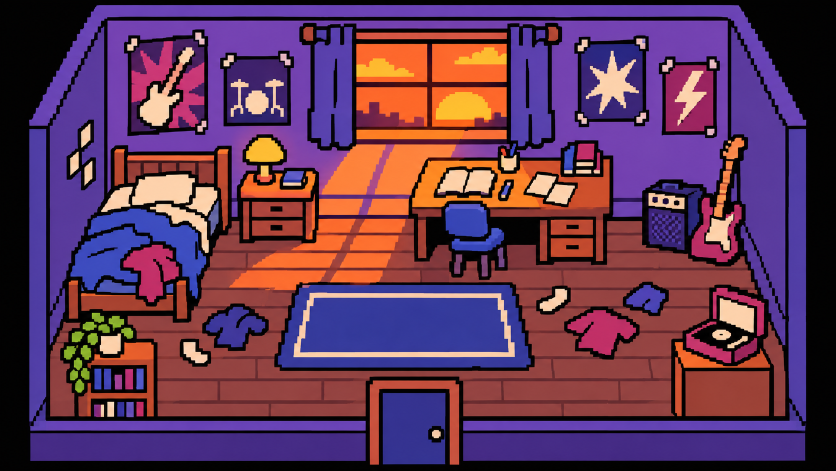
#> input picture pixel-art/cenarios/fonte/quarto_chaz_chatgpt.png, 1672 x 941 px (shown at 1/2 size)
$ python fundos_cinema.py
#> lines starting #> are read from the running program, lines starting #| are printed output that depends on the picture
#> in main, src is the input picture: PIL image 1672x941 RGB; mean R, G, B 98.3, 55.5, 87.4
"""Fundos das cutscenes ("cinema"), feitos a partir do cenário do quarto que o diretor gerou.

Não redesenha o cenário: é a própria imagem com desfoque de lente (como os fundos desfocados dos vídeos do Bruce),
cor quente de fim de tarde e vinheta. O céu visto pela janela usa as cores tiradas do vidro da própria imagem.

Uso: python3 -P tools/fundos_cinema.py   (da raiz do projeto)
Saída: game/public/assets/cinema/*.jpg (2560x1080: cobre de 16:9 a 21:9 sem esticar)
"""
import os

import numpy as np
from PIL import Image, ImageDraw, ImageFilter

RAIZ = os.path.dirname(os.path.dirname(os.path.abspath(__file__)))
SAIDA = os.path.join(RAIZ, "game", "public", "assets", "cinema")
W, H = 2560, 1080


def grade_quente(im, quente=(1.06, 0.97, 0.88), luz=1.0):
#> called with quente = (1.06, 0.97, 0.88), luz = 1
    a = np.asarray(im.convert("RGB")).astype(np.float32) * np.array(quente) * luz
    return Image.fromarray(np.clip(a, 0, 255).astype(np.uint8))


def vinheta(im, forca=0.5):
#> called with forca = 0.55
    yy, xx = np.mgrid[0:H, 0:W].astype(np.float32)
    d = np.sqrt(((xx - W / 2) / (W / 2)) ** 2 + ((yy - H / 2) / (H / 2)) ** 2) / np.sqrt(2)
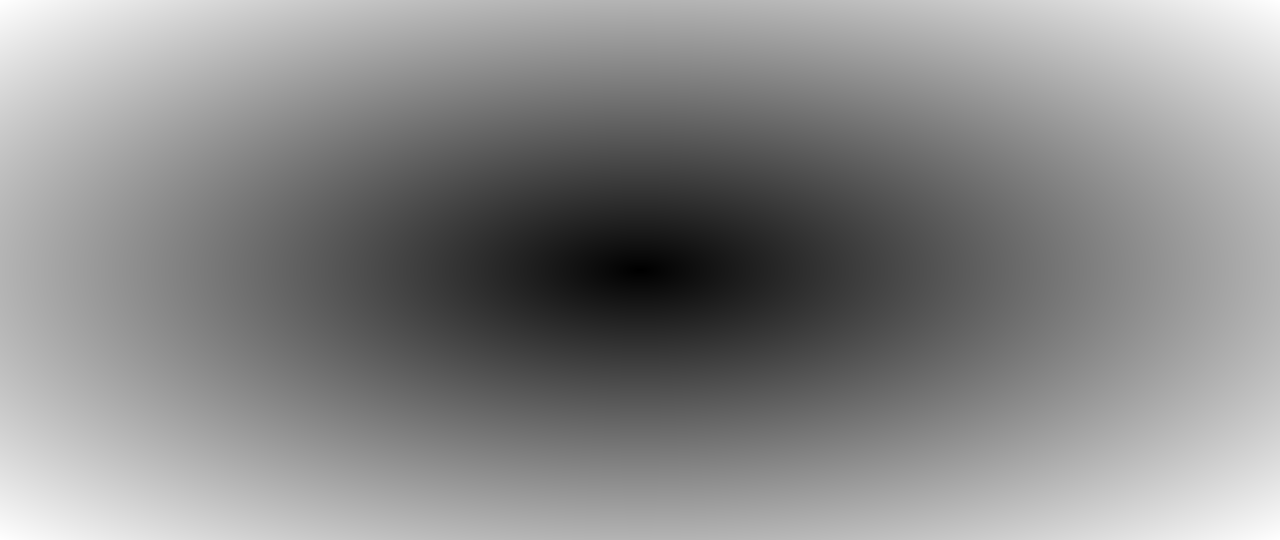
#> d: shape (1080, 2560) float32 (shown at 1/2 size); min 0, max 1, mean 0.541
    m = 1 - forca * np.clip((d - 0.35) / 0.65, 0, 1) ** 1.6
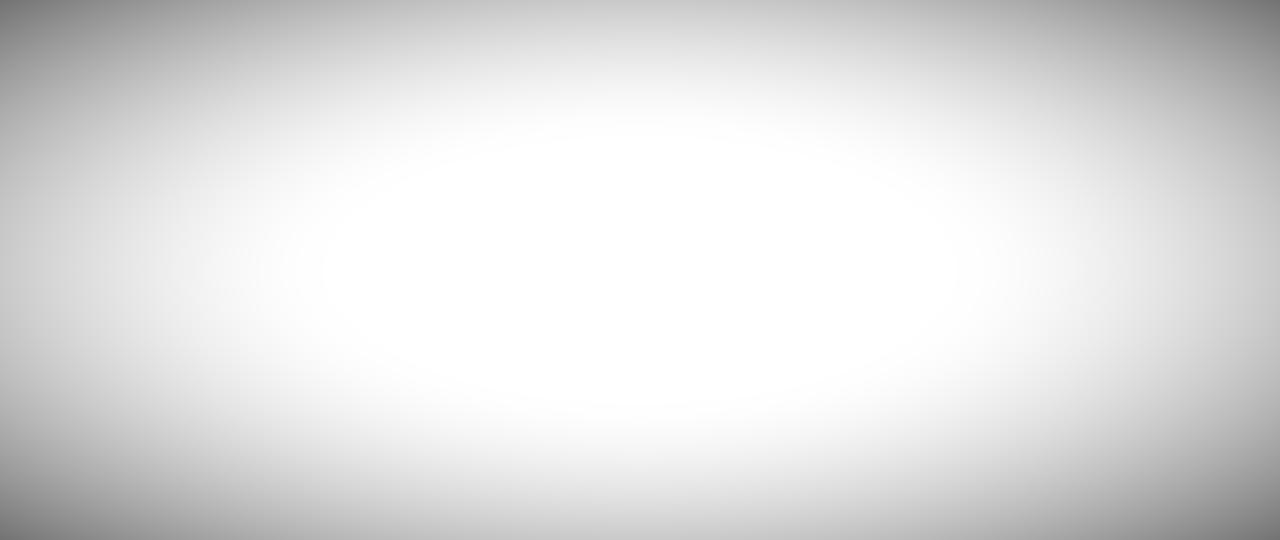
#> m: shape (1080, 2560) float32 (shown at 1/2 size); min 0.45, max 1, mean 0.879
    a = np.asarray(im).astype(np.float32) * m[..., None]
    return Image.fromarray(np.clip(a, 0, 255).astype(np.uint8))


def quarto(src):
    # interior (chão, tapete, móveis, luz da janela): o que se vê atrás do Chaz quando a câmera está na janela
    crop = src.crop((260, 230, 1420, 730))  # ~2.3:1
    im = crop.resize((W, H), Image.LANCZOS).filter(ImageFilter.GaussianBlur(24))
    return vinheta(grade_quente(im), 0.55)


def ceu(src):
    # céu de fim de tarde com as cores do vidro da janela + sol + morros longe (desfocados)
    a = np.asarray(src.convert("RGB")).astype(np.float32)
#> a: shape (941, 1672, 3) float32
    vidro = a[70:250, 725:995]
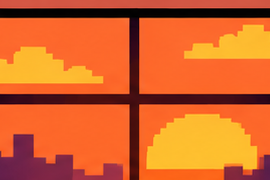
#> vidro: shape (180, 270, 3) float32; mean R, G, B 212.4, 101, 41.9
    topo = np.median(vidro[:30].reshape(-1, 3), 0)
#> topo = [211, 86, 44]
    meio = np.median(vidro[70:110].reshape(-1, 3), 0)
#> meio = [252, 103, 41]
    sol = np.percentile(vidro.reshape(-1, 3), 99, axis=0)
#> sol = [255, 192, 74]
    yy = np.linspace(0, 1, H)[:, None]
    grad = topo * (1 - yy) ** 1.4 + meio * (1 - (1 - yy) ** 1.4)
#> grad = 1080 rows, first 8: [211, 86, 44], [211.1, 86.02, 44], [211.1, 86.04, 43.99], [211.2, 86.07, 43.99], [211.2, 86.09, 43.98], [211.3, 86.11, 43.98], [211.3, 86.13, 43.98], [211.4, 86.15, 43.97]
    img = np.repeat(grad[:, None, :], W, axis=1).reshape(H, W, 3)
    # brilho do sol baixo, à direita
    yy2, xx2 = np.mgrid[0:H, 0:W].astype(np.float32)
    d = np.sqrt((xx2 - W * 0.68) ** 2 + (yy2 - H * 0.66) ** 2)
    halo = np.clip(1 - d / 700, 0, 1) ** 2
    img = img * (1 - halo[..., None] * 0.7) + sol * halo[..., None] * 0.7
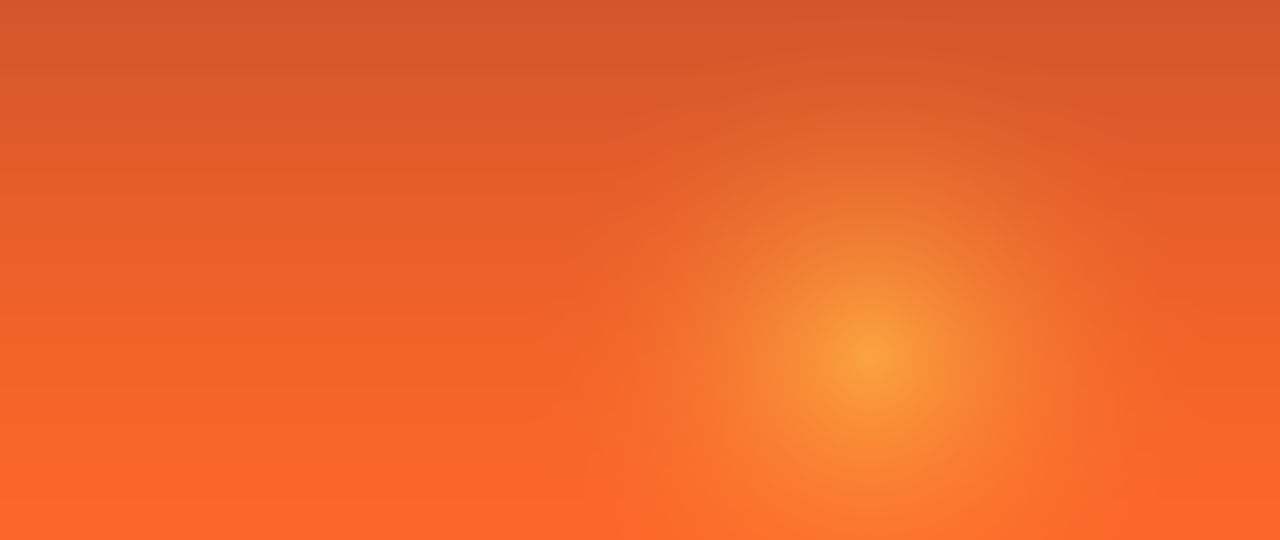
#> img: shape (1080, 2560, 3) float64 (shown at 1/2 size); mean of channels 0, 1, 2 235.8, 101.7, 44.2; drawn as R, G, B
    im = Image.fromarray(np.clip(img, 0, 255).astype(np.uint8))
    dr = ImageDraw.Draw(im)
    dr.ellipse((W * 0.68 - 150, H * 0.66 - 150, W * 0.68 + 150, H * 0.66 + 150), fill=tuple(int(v) for v in sol))
    # morros e trigo longe (silhueta roxa, igual à da janela)
    base = tuple(int(v) for v in np.median(a[230:262, 730:990].reshape(-1, 3), 0) * 0.85)
#> base = (132, 40, 35)
    pts = [(0, H)] + [(x, H * 0.78 + 40 * np.sin(x / 260) + 25 * np.sin(x / 97)) for x in range(0, W + 40, 40)] + [(W, H)]
    dr.polygon(pts, fill=base)
    im = im.filter(ImageFilter.GaussianBlur(18))
    return vinheta(im, 0.4)


def pintar(formas, ceu=None):
    """Fundo provisório pintado por formas simples e muito desfocado (fica como lente fora de foco)."""
    im = Image.new("RGB", (W, H), ceu[0] if ceu else (40, 30, 40))
    dr = ImageDraw.Draw(im)
    if ceu:
        for i, c in enumerate(ceu):
            dr.rectangle((0, H * i / len(ceu), W, H * (i + 1) / len(ceu) + 2), fill=c)
    for tipo, cor, pts in formas:
        if tipo == "ret":
            dr.rectangle(pts, fill=cor)
        elif tipo == "poli":
            dr.polygon(pts, fill=cor)
        elif tipo == "elipse":
            dr.ellipse(pts, fill=cor)
    return im


def rua():
    # rua de cidadezinha no fim de tarde de outono: casas de madeira, árvores laranja, céu quente
    ceu = [(250, 196, 120), (246, 170, 98), (238, 140, 84), (226, 116, 76)]
    f = []
    rng = np.random.default_rng(7)
    for x0, w, h, cor, tel in [(80, 520, 420, (236, 226, 212), (120, 70, 60)), (700, 460, 360, (196, 120, 90), (90, 50, 50)),
                               (1280, 560, 460, (230, 222, 205), (110, 62, 58)), (1960, 480, 380, (170, 120, 150), (80, 50, 70))]:
        base = H * 0.74
        f.append(("ret", cor, (x0, base - h, x0 + w, base)))
        f.append(("poli", tel, [(x0 - 30, base - h), (x0 + w / 2, base - h - 150), (x0 + w + 30, base - h)]))
        for j in range(2):
            f.append(("ret", (255, 214, 140), (x0 + 70 + j * (w - 220), base - h + 90, x0 + 150 + j * (w - 220), base - h + 190)))
    for x in rng.uniform(0, W, 9):  # árvores de outono
        r = rng.uniform(150, 230)
        f.append(("ret", (70, 40, 30), (x - 14, H * 0.5, x + 14, H * 0.8)))
        f.append(("elipse", tuple(int(v) for v in rng.choice([(232, 120, 40), (214, 90, 34), (245, 160, 60)])), (x - r, H * 0.5 - r * 1.1, x + r, H * 0.5 + r * 0.4)))
    f.append(("ret", (150, 110, 80), (0, H * 0.74, W, H)))  # rua de terra
    f.append(("ret", (180, 140, 100), (0, H * 0.74, W, H * 0.8)))  # calçada
    for x in rng.uniform(0, W, 60):  # folhas no chão
        y = rng.uniform(H * 0.8, H)
        f.append(("elipse", (226, 110, 40), (x, y, x + 26, y + 14)))
    im = pintar(f, ceu).filter(ImageFilter.GaussianBlur(26))
    return vinheta(grade_quente(im), 0.5)
#> call 2 of grade_quente, with quente = (1.06, 0.97, 0.88), luz = 1
#> in grade_quente (call 2), `return Image.fromarray(np.clip(a, 0, 255).astype(np.uint8))`:
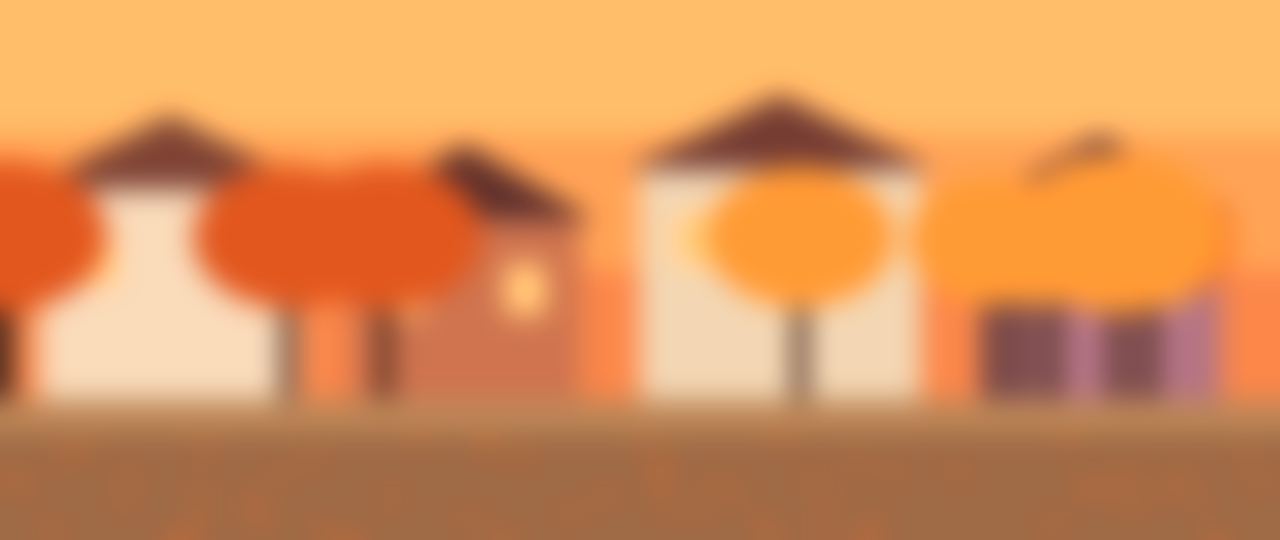
#> returned value: PIL image 2560x1080 RGB (shown at 1/2 size); mean R, G, B 217.5, 146.3, 88.9


def varanda():
    # varanda de madeira na luz baixa: tábuas, balanço, porta de tela escura, trigo lá fora
    ceu = [(238, 150, 88), (226, 120, 76)]
    f = [("ret", (120, 78, 52), (0, 0, W, H * 0.62)),  # parede de madeira da casa
         ("ret", (28, 18, 22), (W * 0.06, H * 0.12, W * 0.24, H * 0.62)),  # porta de tela (escuro lá dentro)
         ("ret", (212, 160, 96), (W * 0.62, H * 0.16, W * 0.98, H * 0.5)),  # janela pro trigal
         ("ret", (226, 186, 110), (W * 0.62, H * 0.38, W * 0.98, H * 0.5)),
         ("ret", (96, 60, 40), (0, H * 0.62, W, H)),  # tábuas
         ("ret", (70, 44, 30), (W * 0.32, H * 0.36, W * 0.58, H * 0.4)),  # balanço
         ("ret", (70, 44, 30), (W * 0.33, H * 0.0, W * 0.335, H * 0.38)), ("ret", (70, 44, 30), (W * 0.565, H * 0.0, W * 0.57, H * 0.38))]
    for i in range(9):
        f.append(("ret", (84, 52, 36), (0, H * 0.62 + i * 50, W, H * 0.62 + i * 50 + 6)))
    im = pintar(f, ceu).filter(ImageFilter.GaussianBlur(24))
#> in pintar (call 2), `im = Image.new("RGB", (W, H), ceu[0] if ceu else (40, 30, 40))`:
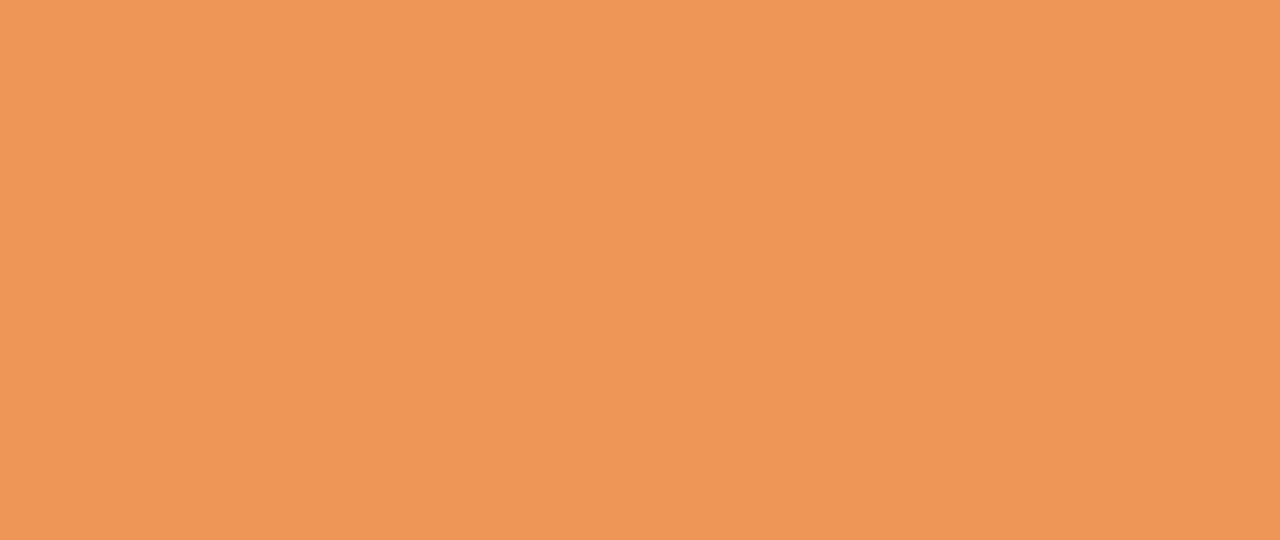
#> im: PIL image 2560x1080 RGB (shown at 1/2 size); mean R, G, B 238, 150, 88
    return vinheta(grade_quente(im, (1.05, 0.96, 0.86)), 0.6)
#> call 4 of vinheta, with forca = 0.6
#> in vinheta (call 4), `a = np.asarray(im).astype(np.float32) * m[..., None]`:
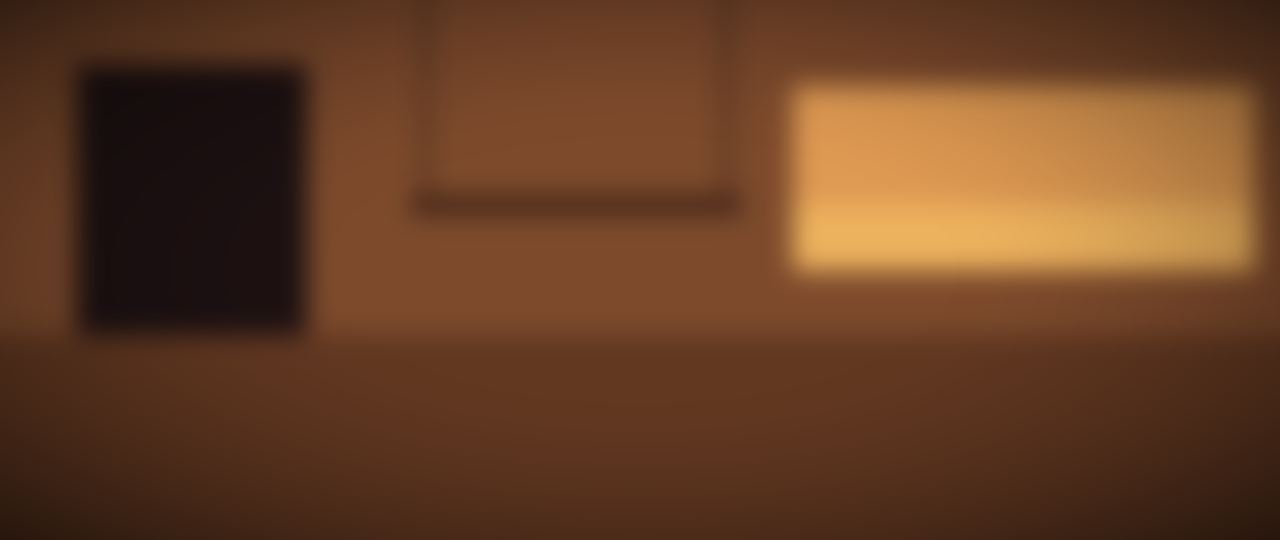
#> a: shape (1080, 2560, 3) float32 (shown at 1/2 size); mean R, G, B 103.3, 63, 37.1


def main():
    os.makedirs(SAIDA, exist_ok=True)
    src = Image.open(os.path.join(RAIZ, "pixel-art", "cenarios", "fonte", "quarto_chaz_chatgpt.png")).convert("RGB")
    quarto(src).save(os.path.join(SAIDA, "quarto.jpg"), quality=86, optimize=True)
    ceu(src).save(os.path.join(SAIDA, "ceu_tarde.jpg"), quality=86, optimize=True)
    # provisórios (até chegar a arte do diretor): rua e varanda do Vô Tobias
    rua().save(os.path.join(SAIDA, "rua_tarde.jpg"), quality=84, optimize=True)
    varanda().save(os.path.join(SAIDA, "varanda.jpg"), quality=84, optimize=True)
    for f in sorted(os.listdir(SAIDA)):
        print(f, os.path.getsize(os.path.join(SAIDA, f)) // 1024, "KB")


if __name__ == "__main__":
    main()
